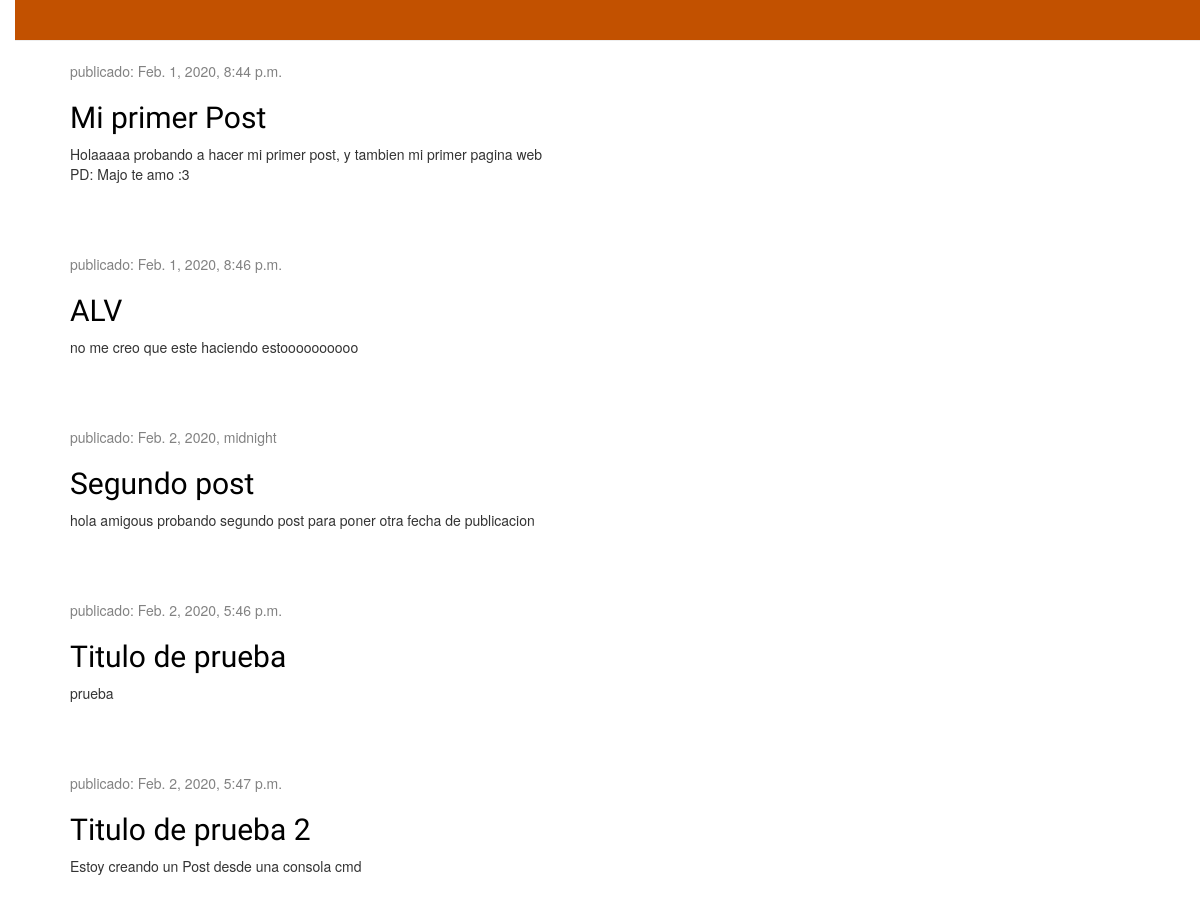
Before: / with the older database file.
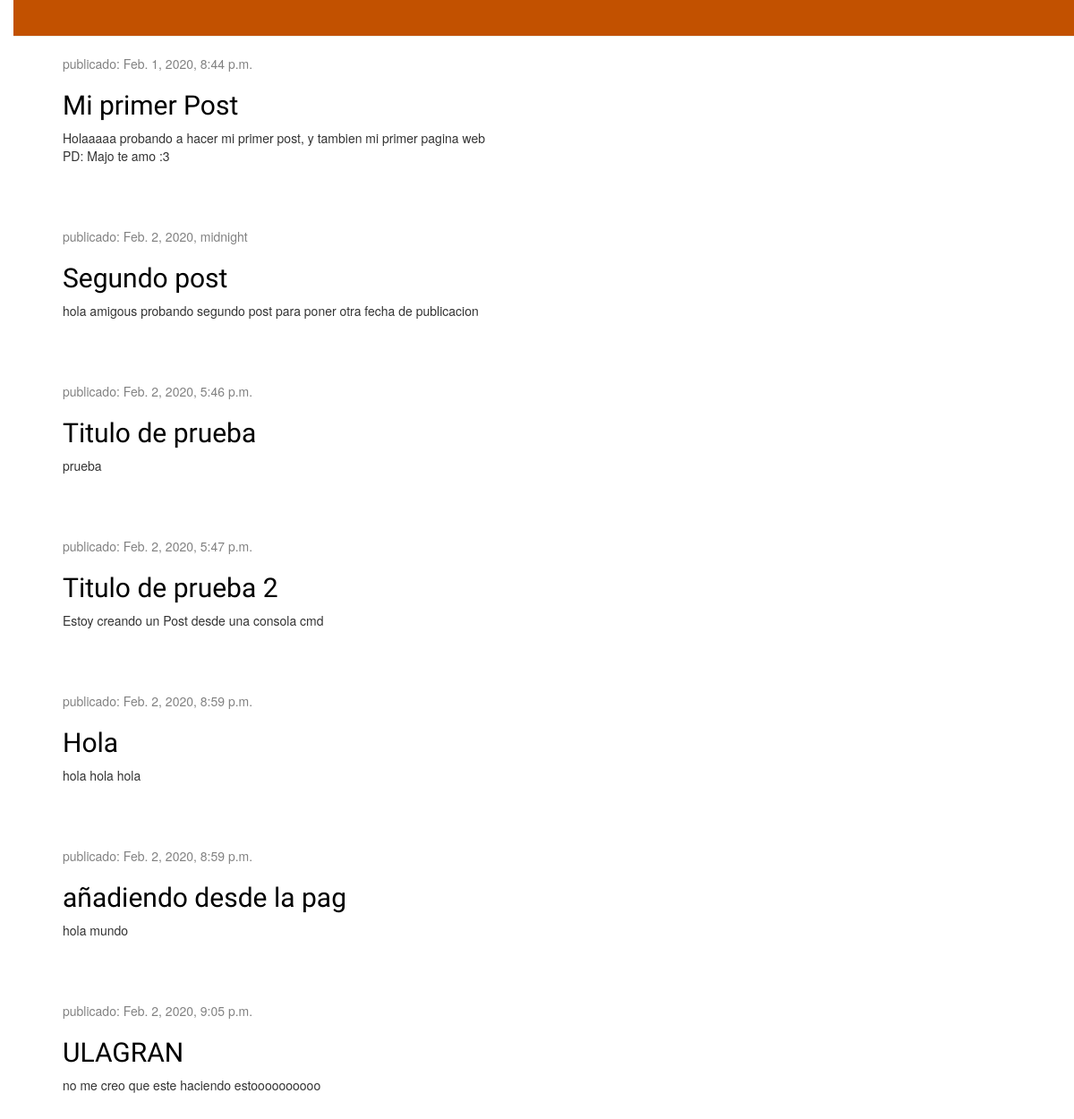
After: the same page with the newer database file.
### blog/models.py (models this page shows, shortened)
class Post(models.Model):
    author = models.ForeignKey('auth.User', on_delete=models.CASCADE)
    title = models.CharField(max_length=200)
    text = models.TextField()
    created_date = models.DateTimeField(
            default=timezone.now)
    published_date = models.DateTimeField(
            blank=True, null=True)

### blog/views.py (the view)
# urls.py: path('', views.post_list, name='post_list'),
def post_list(request):
    posts= Post.objects.filter(published_date__lte=timezone.now()).order_by('published_date')
    return render(request, 'blog/post_list.html', {'posts': posts})

### blog/templates/blog/post_list.html
{% extends 'blog/base.html' %}
{% block content %}
{% for post in posts %}
    <div class="post">
        <div class="date">
            <p>publicado: {{ post.published_date }}</p>
        </div>
        <h2><a href="{% url 'post_detail' pk=post.pk %}">{{ post.title }}</a></h2>
        <p>{{ post.text|linebreaksbr }}</p>
    </div>
{% endfor %}
{% endblock %}

### blog/templates/blog/base.html (shortened to what this page needs)
{% load static %}
<html>
    <head>
        <link rel="stylesheet" href="//maxcdn.bootstrapcdn.com/bootstrap/3.2.0/css/bootstrap.min.css">
        <link rel="stylesheet" href="//maxcdn.bootstrapcdn.com/bootstrap/3.2.0/css/bootstrap-theme.min.css">
        <link rel="stylesheet" href="{% static 'css/blog.css' %}">
    </head>
   <body>
    <div class="page-header">
    </div>
    <div class="content container">
        <div class="row">
            <div class="col-md-8">
            {% block content %}
            {% endblock %}
            </div>
        </div>
    </div>
</body>
</html>

### blog/static/css/blog.css (style rules this page uses)
h1 a, h2 a { color: #C25100; }
body { padding-left: 15px; }
h1 a, h2 a { color: #FCA205; font-family: 'Lobster'; }
.page-header { background-color: #C25100; margin-top: 0; padding: 20px 20px 20px 40px; }
.content { margin-left: 40px; }
h1, h2, h3, h4 { font-family: 'Lobster', cursive; }
.date { color: #828282; }
.post { margin-bottom: 70px; }
.post h2 a, .post h2 a:visited { color: #000000; }

Changed rows visible on the page:
added Post: published_date "Feb. 2, 2020, 8:59 p.m.", title "Hola", text "hola hola hola"
added Post: published_date "Feb. 2, 2020, 8:59 p.m.", title "añadiendo desde la pag", text "hola mundo"
changed Post "no me creo que este haciendo estoooooooooo": published_date "Feb. 1, 2020, 8:46 p.m." → "Feb. 2, 2020, 9:05 p.m."; title "ALV" → "ULAGRAN"; moves down the list
